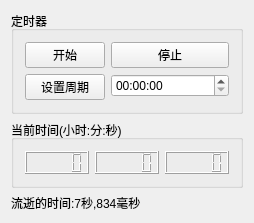
<?xml version="1.0" encoding="UTF-8"?>
<ui version="4.0">
 <class>Widget</class>
 <widget class="QWidget" name="Widget">
  <property name="geometry">
   <rect>
    <x>0</x>
    <y>0</y>
    <width>244</width>
    <height>183</height>
   </rect>
  </property>
  <property name="windowTitle">
   <string>Widget</string>
  </property>
  <layout class="QVBoxLayout" name="verticalLayout_2">
   <item>
    <widget class="QGroupBox" name="groupBox">
     <property name="enabled">
      <bool>true</bool>
     </property>
     <property name="cursor">
      <cursorShape>ArrowCursor</cursorShape>
     </property>
     <property name="layoutDirection">
      <enum>Qt::LeftToRight</enum>
     </property>
     <property name="title">
      <string>定时器</string>
     </property>
     <layout class="QFormLayout" name="formLayout">
      <item row="0" column="0">
       <widget class="QPushButton" name="pushButton">
        <property name="text">
         <string>开始</string>
        </property>
       </widget>
      </item>
      <item row="0" column="1">
       <widget class="QPushButton" name="pushButton_3">
        <property name="text">
         <string>停止</string>
        </property>
       </widget>
      </item>
      <item row="1" column="0">
       <widget class="QPushButton" name="pushButton_2">
        <property name="text">
         <string>设置周期</string>
        </property>
       </widget>
      </item>
      <item row="1" column="1">
       <widget class="QTimeEdit" name="timeEdit"/>
      </item>
     </layout>
    </widget>
   </item>
   <item>
    <widget class="QGroupBox" name="groupBox_2">
     <property name="title">
      <string>当前时间(小时:分:秒)</string>
     </property>
     <layout class="QVBoxLayout" name="verticalLayout">
      <item>
       <layout class="QHBoxLayout" name="horizontalLayout">
        <item>
         <widget class="QLCDNumber" name="lcdNumber"/>
        </item>
        <item>
         <widget class="QLCDNumber" name="lcdNumber_2"/>
        </item>
        <item>
         <widget class="QLCDNumber" name="lcdNumber_3"/>
        </item>
       </layout>
      </item>
     </layout>
    </widget>
   </item>
   <item>
    <widget class="QLabel" name="label">
     <property name="maximumSize">
      <size>
       <width>16777215</width>
       <height>50</height>
      </size>
     </property>
     <property name="text">
      <string>流逝的时间:7秒,834毫秒</string>
     </property>
    </widget>
   </item>
  </layout>
 </widget>
 <layoutdefault spacing="6" margin="11"/>
 <resources/>
 <connections/>
</ui>
